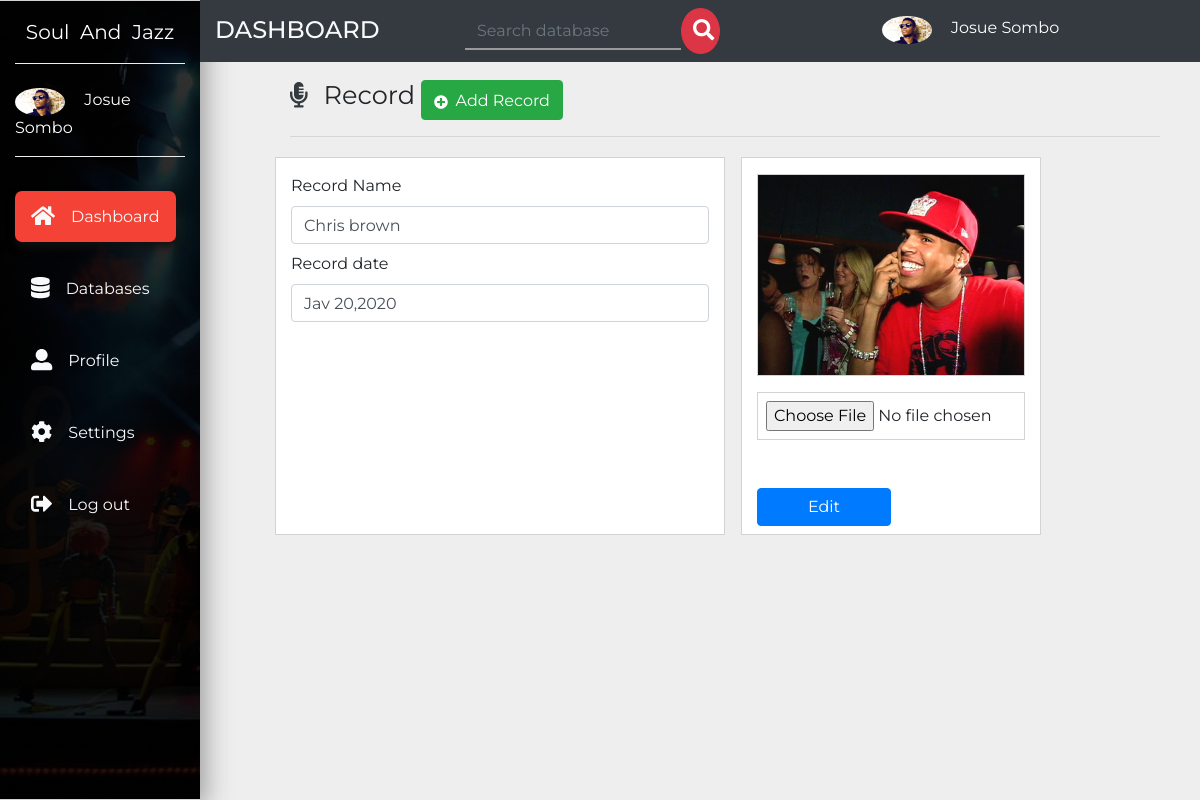
The page /admin/record/edit.php?edit=1 on the database its author committed.
### tables this page shows
CREATE TABLE `user` (
  `id` int(11) NOT NULL AUTO_INCREMENT,
  `name` varchar(20) NOT NULL,
  `email` varchar(20) NOT NULL,
  `password` varchar(20) NOT NULL,
  `address` varchar(200) NOT NULL,
  `language` varchar(20) NOT NULL,
  `avatar` varchar(255) NOT NULL,
  `privilege` varchar(10) DEFAULT NULL,
  PRIMARY KEY (`id`)
);

CREATE TABLE `record` (
  `id` int(11) NOT NULL AUTO_INCREMENT,
  `record_name` varchar(25) NOT NULL,
  `record_img` varchar(25) NOT NULL,
  `record_date` varchar(30) NOT NULL,
  PRIMARY KEY (`id`)
);

### admin/db-conf.php (called while the page is built, shortened)
<?php
$con = mysqli_connect('localhost','josue','josue','blog');
$id_loginuser = $_SESSION['user'];
$sql = "SELECT * from user where id='$id_loginuser'";
$result = mysqli_query($con,$sql);
while($row = mysqli_fetch_assoc($result))
{
$name = $row['name'];
$avatar = $row['avatar'];
}
?>

### admin/record/edit.php (the view, shortened to what this page needs)
<?php include_once('../db-conf.php');?>
<?php
 if (isset($_GET['edit'])) {
   $id_event = $_GET['edit'];
 }else{
  header("location:index.php");
 }
?>
<?php
          $sql = "SELECT * FROM record where id='$id_event'";
          $result = mysqli_query($con,$sql);
          while($row = mysqli_fetch_assoc($result)){
            $img = $row['record_img'];
            $recordname = $row['record_name'];
            $date = $row['record_date'];
            }
?>
<!DOCTYPE html>
<html lang="en">
  <head>
    <link rel="stylesheet" href="https://stackpath.bootstrapcdn.com/bootstrap/4.3.1/css/bootstrap.min.css">
    <link href="../../css/all.css" rel="stylesheet">
    <link rel="stylesheet" href="../../css/master.css">
  </head>
  <body>
  <nav class="navbar navbar-expand-md navbar-dark small">
  <div class="collapse navbar-collapse" id="navbarNavDropdown">
    <div class="container-fluid">
      <div class="row">
         <div class="col-lg-2 col-md-2 sidebar fixed-top">
         <a class="navbar-brand text-white d-block mx-auto text-center py-3 mb-4 botton-brand" href="../header.php">Soul &nbsp;And &nbsp;Jazz</a>
         <div class="botton-brand pb-3 mb-5">
           <img src="<?php echo "../".$avatar;?>" class="rounded-circle mr-3" width="50" alt="image">
           <a href="../header.php" class="text-white small-link"><?php echo $name;?></a>
         </div>
         <ul class="navbar-nav flex-column mt-4">
           <li class="navbar-item mb-5 mt-xs-2"><a href="../header.php" class="navbar-link text-light p-3 sidebar-link current"><i class="fa fa-home text-light fa-lg mr-3"></i>Dashboard</a></li>
           <li class="navbar-item mb-5"><a href="../database.php" class="navbar-link text-light p-3 sidebar-link"><i class="fas fa-database text-light fa-lg mr-3"></i>Databases</a></li>
           <li class="navbar-item mb-5"><a href="../profile.php" class="navbar-link text-light p-3 sidebar-link"><i class="fas fa-user-alt text-light fa-lg mr-3"></i>Profile</a></li>
           <li class="navbar-item mb-5"><a href="../setting.php" class="navbar-link text-light p-3 sidebar-link"><i class="fas fa-cog text-light fa-lg mr-3"></i>Settings</a></li>
           <li class="navbar-item mb-5"><a href="../logout.php" data-toggle="modal" data-target="#logout" class="navbar-link text-light p-3 sidebar-link"><i class="fas fa-sign-out-alt text-light fa-lg mr-3"></i>Log out</a></li>
         </ul>
         </div>
         <div class="col-lg-10 col-md-10 rightbar bg-dark ml-auto fixed-top py-2">
           <div class="row">
             <div class="col-md-3">
              <h4 class="text-uppercase text-light mb-0 pt-2">Dashboard</h4>
             </div>
             <div class="col-md-5 small-hide">
              <form method="post" action="../search.php" class="form-inline mb-0">
                <input type="search" name="search" id="search" placeholder="Search database" class="form-control search-bar">
                <button class="btn btn-danger search-button"><i class="fas fa-search fa-lg" style="margin-left: -5px;"></i></button>
              </form>
             </div>
             <div class="col-md-4 pt-2 small-hide">
               <img src="<?php echo "../".$avatar;?>" class="rounded-circle mr-3" width="50" alt="image">
               <a href="" class="text-white"><?php echo $name;?></a>
             </div>
           </div>
         </div>
      </div>
    </div>
  </div>
</nav>
<div class="container-fluid">
  <div class="row">
    <div class="col-lg-9 ml-auto " id="left-side">
      <div class="row pt-5 mt-3 mb-5">
        <div class="col-sm-12 mb-1">
          <h3 class="display-4 mt-auto" style="width:15%;font-size: 1.6rem;float: left;"><i class="fas fa-microphone-alt text-light fa-1x mr-3 text-dark mr-3"></i><strong class="pt-5">Record</strong></h3> <a href="index.php" class="btn btn-success"><i class="fas fa-plus-circle pr-2 icon"></i>Add Record</a>
        <hr>
        </div>
      <div class="col-sm-12 mb-1">
      <form class="form-group" method="post" enctype="multipart/form-data">
      <div class="row">
      <div class="col-sm-6 mb-2 bg-white background pt-3 mr-3">
		    <label>Record Name</label>
		    <input type="text" name="name" value="<?php echo $recordname;?>" placeholder="" class="form-control mb-2">
		    <label>Record date</label>
		    <input type="text" name="date" value="<?php echo $date;?>" placeholder="" class="form-control mb-2">
		 </div>
                 <div class="col-sm-4 mb-2 bg-white background pt-3">
		   <img src="<?php echo "../../".$img;?>" class="img-fluid w-100 mb-2" style="border:1px solid lightgray;" alt="image">
		   <div class="mt-2 background w-100" >
        <input type="file" name="image" class="form-control-file mb-0  p-2">
		   </div>
		   <input type="submit" name="editrecord" value="Edit" class="btn btn-primary w-50 mt-5 small-btn mb-2">
		   </div>
      </div>
      </form>
      </div>
     </div>
    </div>
  </div>
</div>
  </body>
</html>

### css/all.css (style rules this page uses)
.fa-lg { font-size: 1.33333em; line-height: 0.75em; vertical-align: -.0667em; }
.fa-1x { font-size: 1em; }
.fa-cog:before { content: "\f013"; }
.fa-database:before { content: "\f1c0"; }
.fa-home:before { content: "\f015"; }
.fa-microphone-alt:before { content: "\f3c9"; }
.fa-plus-circle:before { content: "\f055"; }
.fa-search:before { content: "\f002"; }
.fa-sign-out-alt:before { content: "\f2f5"; }
.fa-user-alt:before { content: "\f406"; }

### css/master.css (style rules this page uses)
body { font-family: 'Montserrat', sans-serif; background: #eee; }
#left-side { position: absolute; left: 275px; }
ul li,a { font-size: 1rem; }
.current { background: #f44336; border-radius: 7px; box-shadow: 2px 5px 10px #111; transition: all .3s; }
.search-bar { background: transparent; border: none; border-radius:0; border-bottom: 2px solid #999; }
.search-button { width: 10%; border-radius: 50%; padding: 10px 16px; }
.sidebar { border-top:1px solid lightgray; background: linear-gradient(rgba(0,0,0,.8),rgba(0,0,0,.9)), url('../img/news.jpg'); background-size: cover; background-repeat: no-repeat; height: 100vh; border-bottom: 1px solid lightgray; box-sizing: border-box; box-shadow: 5px 7px 25px #999; }
.botton-brand { border-bottom: 1px groove #eee; }
.sidebar-link { transition: all .4s; }
.background { border:1px solid lightgray; }
.icon { font-size: 22px; padding-top: 8px; }

### rows shown on the page
user: avatar (picture), name "Josue Sombo"
record: name "Chris brown", date "Jav 20,2020", record_img (picture)
